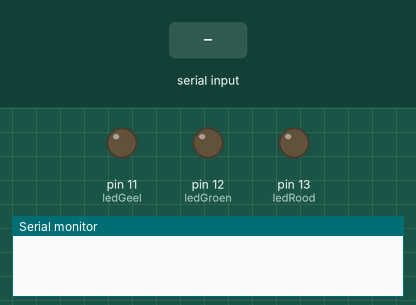
A sketch run on a simulated Arduino Uno, built with avr-gcc and run on an emulated ATmega328P. On the bench: output pins drawn as LEDs (lit = HIGH), the last lines printed to the serial monitor. The test bench sets the inputs (shaded band).

Above: at 1.2 s.
1.3 s: "1" received over Serial
At 2.4 s:
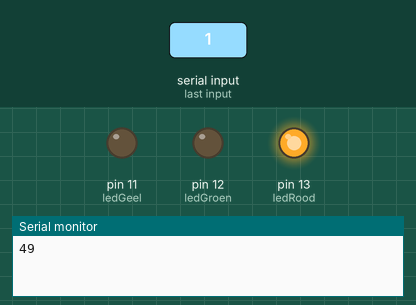
2.8 s: "3" received over Serial
At 3.5 s:
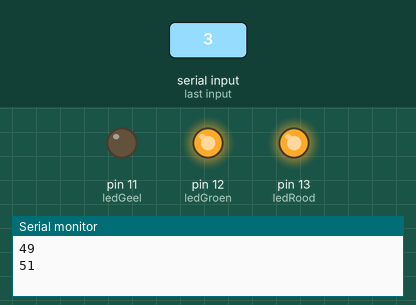
4.3 s: "0" received over Serial
At 4.7 s:
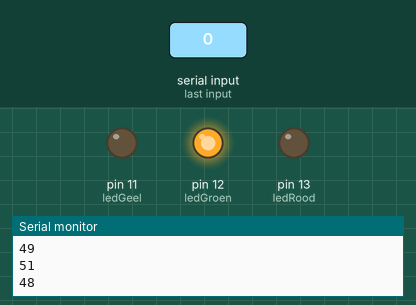
5.8 s: "5" received over Serial
At 7.0 s:
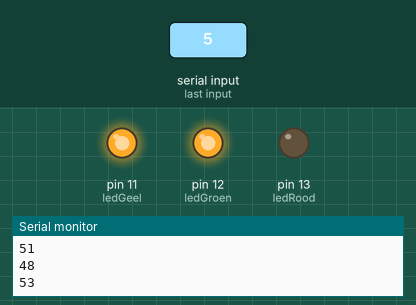
7.3 s: "2" received over Serial
At 8.1 s:
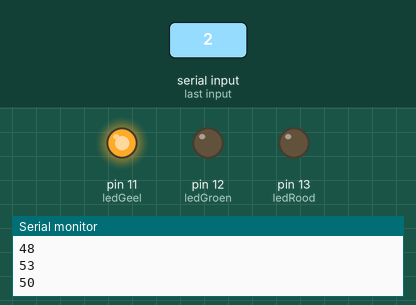
8.8 s: "4" received over Serial
At 9.3 s:
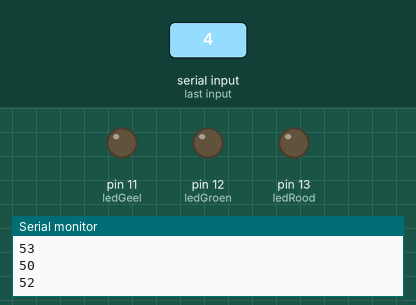
Timing chart, 0 to 11.3 s (numbered marks = the images above; inputs shaded):
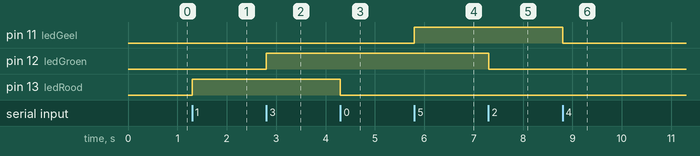

The sketch:

Labo10.ino
```cpp
int ledRood = 13;
int ledGroen = 12;
int ledGeel = 11;
int lees = 0;
void setup() {
  // put your setup code here, to run once:
  Serial.begin(9600);
  pinMode(ledRood,OUTPUT);
  pinMode(ledGroen,OUTPUT);
  pinMode(ledGeel,OUTPUT);
}

void loop() {
  // put your main code here, to run repeatedly:

  if(Serial.available()>0)
  {
    lees = Serial.read(); // neemt wat je typt naar de seriele monitor
    Serial.println(lees);
    if(lees == '0')
      {
           digitalWrite(ledRood, LOW);
      }
    else if(lees == '1')
      {
         digitalWrite(ledRood, HIGH);
      }
     else if(lees == '2')
      {
         digitalWrite(ledGroen, LOW);
      }
     else if(lees == '3')
      {
         digitalWrite(ledGroen, HIGH);
      }
     else if(lees == '4')
      {
         digitalWrite(ledGeel, LOW);
      }
     else if(lees == '5')
      {
         digitalWrite(ledGeel, HIGH);
      }
  }


}
```

Measured:
- after the input at 1.3 s, pin 13 (ledRood): LOW → HIGH at once
- after the input at 2.8 s, pin 12 (ledGroen): LOW → HIGH at once
- after the input at 4.3 s, pin 13 (ledRood): HIGH → LOW at once
- after the input at 5.8 s, pin 11 (ledGeel): LOW → HIGH at once
- after the input at 7.3 s, pin 12 (ledGroen): HIGH → LOW at once
- after the input at 8.8 s, pin 11 (ledGeel): HIGH → LOW at once
